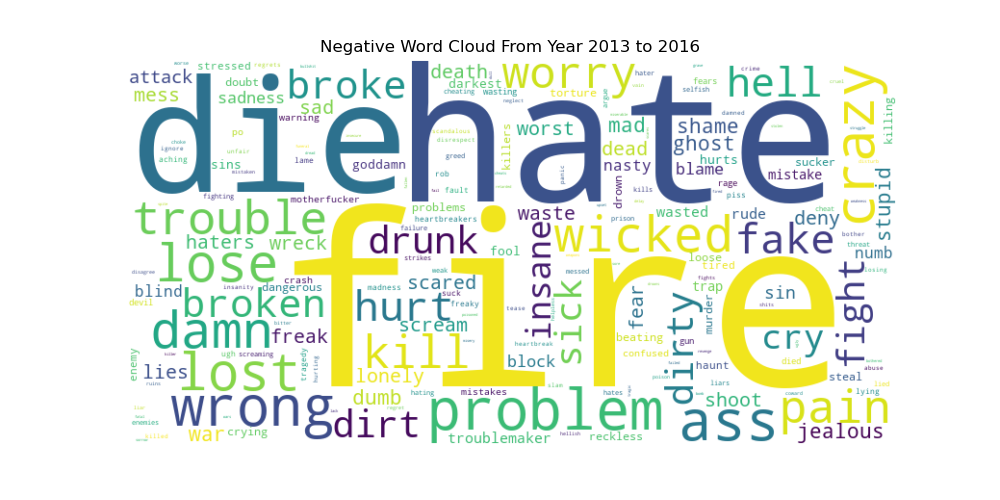
#> input picture negative_wordcloud_1.png, 1000 x 500 px
$ python combineimages.py
#> lines starting #> are read from the running program, lines starting #| are printed output that depends on the picture
# code for displaying multiple images in one figure

# import libraries
import cv2
from matplotlib import pyplot as plt

# create figure
fig = plt.figure(figsize=(10, 7))

# setting values to rows and column variables
rows = 2
columns = 2

# reading images
Image1 = cv2.imread("negative_wordcloud_1.png")
#> Image1 is the input picture: shape (500, 1000, 3); mean B, G, R 227, 237.5, 231.9
Image2 = cv2.imread("negative_wordcloud_2.png")
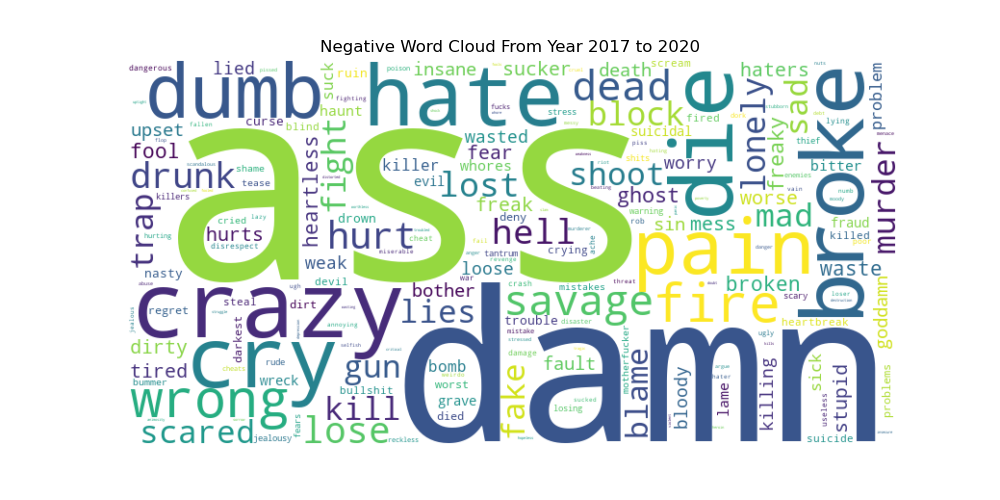
#> input picture negative_wordcloud_2.png, 1000 x 500 px
#> Image2 is the input picture: shape (500, 1000, 3); mean B, G, R 225.8, 231.7, 222.5
Image3 = cv2.imread("negative_wordcloud_3.png")
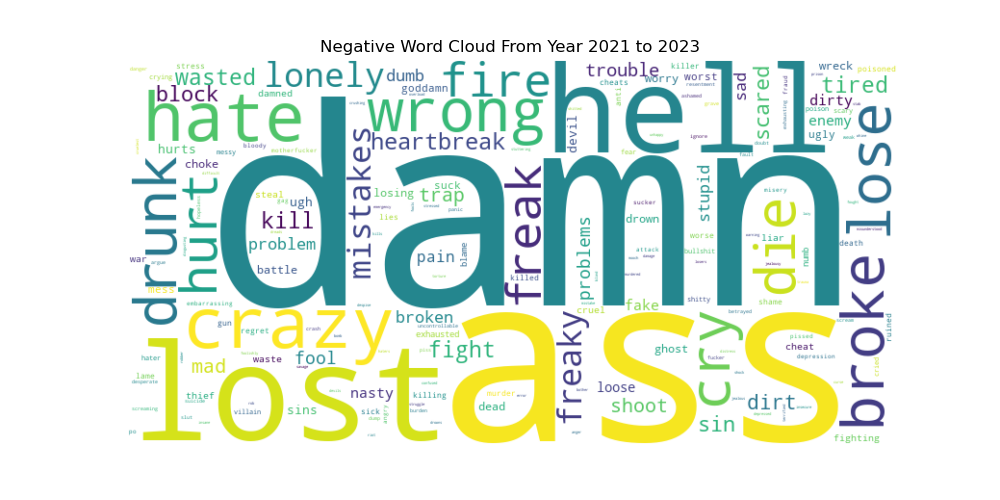
#> input picture negative_wordcloud_3.png, 1000 x 500 px
#> Image3 is the input picture: shape (500, 1000, 3); mean B, G, R 224.4, 235.3, 223.2

# Adds a subplot at the 1st position
fig.add_subplot(rows, columns, 1)

# showing image
plt.imshow(Image1)
plt.axis("off")

# Adds a subplot at the 2nd position
fig.add_subplot(rows, columns, 2)

# showing image
plt.imshow(Image2)
plt.axis("off")

# Adds a subplot at the 3rd position
fig.add_subplot(rows, columns, 3)

# showing image
plt.imshow(Image3)
plt.axis("off")

plt.show()
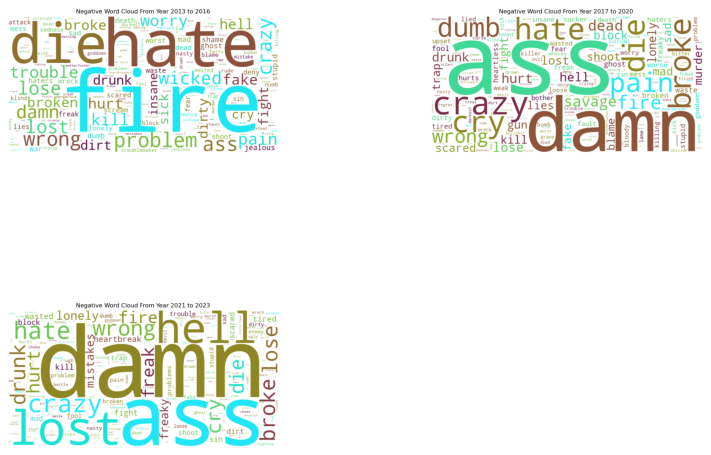
#> figure drawn by matplotlib, 3 panels; B, G, R data is drawn as R, G, B
